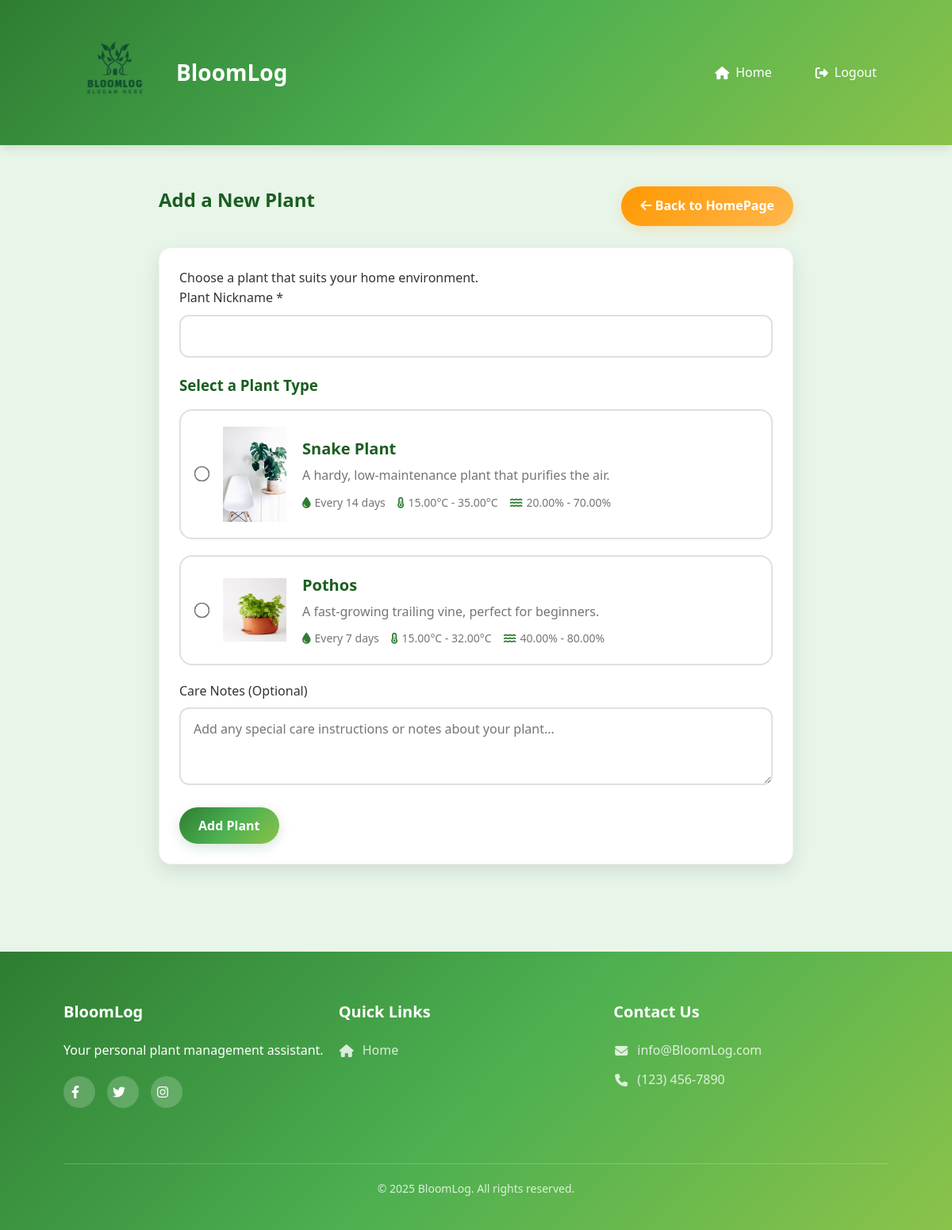
The page /add-plant.php (signed in) on the database its author committed.
### tables this page shows
CREATE TABLE `plantcatalog` (
    `plantid`           INT(11)       NOT NULL AUTO_INCREMENT,
    `plantName`         VARCHAR(100)  NOT NULL,
    `wateringfrequency` INT(11)       NOT NULL,
    `image_path`        VARCHAR(255)  NOT NULL,
    `plant_Info`        VARCHAR(500)  NOT NULL,
    `mintemperature`    DECIMAL(5,2)  DEFAULT NULL,
    `maxtemperature`    DECIMAL(5,2)  DEFAULT NULL,
    `minhumidity`       DECIMAL(5,2)  DEFAULT NULL,
    `maxhumidity`       DECIMAL(5,2)  DEFAULT NULL,
    `plant_summary`     VARCHAR(255)  NOT NULL,
    PRIMARY KEY (`plantid`)
);

### add-plant.php (the view, shortened to what this page needs)
<?php
$conn = new mysqli(DB_HOST, DB_USER, DB_PASS, DB_NAME);
$userID = $_SESSION['userid'];
$userQuery = "SELECT temperature, humidity FROM users WHERE userid = ?";
$stmt = $conn->prepare($userQuery);
$stmt->bind_param("i", $userID);
$stmt->execute();
$userResult = $stmt->get_result();
$userData = $userResult->fetch_assoc();
$userTemp = $userData['temperature'];
$userHumidity = $userData['humidity'];
$plantQuery = "
    SELECT * FROM plantcatalog
    WHERE ? BETWEEN mintemperature AND maxtemperature
      AND ? BETWEEN minhumidity AND maxhumidity
";
$stmt = $conn->prepare($plantQuery);
$stmt->bind_param("dd", $userTemp, $userHumidity);
$stmt->execute();
$plants = $stmt->get_result();
?>
<!DOCTYPE html>
<html lang="en">
<head>
    <link rel="stylesheet" href="https://cdnjs.cloudflare.com/ajax/libs/font-awesome/6.4.0/css/all.min.css">
    <link rel="stylesheet" href="style.css">
</head>
<body>
<header>
    <div class="container">
        <div class="header-content">
            <div class="logo">
                <span class="logo-icon"><img src="image/logo.PNG" alt="bloomlog logo" width="130" height="100"></span>
                <h1>BloomLog</h1>
            </div>
            <nav>
                <ul>
                    <li><a href="homepage.php"><i class="fas fa-home"></i> Home</a></li>
                    <li><a href="logout.php"><i class="fas fa-sign-out-alt"></i> Logout</a></li>
                </ul>
            </nav>
        </div>
    </div>
</header>
<section class="container">
    <div class="plant-selection-container">
        <div class="form-header">
            <h2>Add a New Plant</h2>
            <a href="homepage.php" class="btn btn-secondary"><i class="fas fa-arrow-left"></i> Back to HomePage</a>
        </div>
        <div class="card">
            <p class="plant-selection-description">Choose a plant that suits your home environment.</p>
            <form id="add-plant-form" method="POST">
                <div class="form-group">
                    <label for="plant-nickname">Plant Nickname *</label>
                    <input type="text" id="plant-nickname" name="nickname" required>
                </div>
                <h3>Select a Plant Type</h3>
                <?php while ($row = $plants->fetch_assoc()): ?>
                    <div class="plant-option">
                        <input type="radio" name="plant_type" value="<?php echo $row['plantid']; ?>" required>
                        <img src="<?php echo $row['image_path']; ?>" alt="<?php echo $row['plantName']; ?>" class="plant-icon">
                        <div class="plant-details-text">
                            <div class="plant-name"><?php echo htmlspecialchars($row['plantName']); ?></div>
                            <div class="plant-description"><?php echo htmlspecialchars($row['plant_summary']); ?></div>
                            <div class="plant-care-info">
                                <div class="care-item">
                                    <i class="fas fa-tint"></i> Every <?php echo $row['wateringfrequency']; ?> days
                                </div>
                                <div class="care-item">
                                    <i class="fas fa-thermometer-half"></i>
                                    <?php echo $row['mintemperature'] . '°C - ' . $row['maxtemperature'] . '°C'; ?>
                                </div>
                                <div class="care-item">
                                    <i class="fas fa-water"></i>
                                    <?php echo $row['minhumidity'] . '% - ' . $row['maxhumidity'] . '%'; ?>
                                </div>
                            </div>
                        </div>
                    </div>
                <?php endwhile; ?>
                <div class="form-group">
                    <label for="plant-notes">Care Notes (Optional)</label>
                    <textarea id="plant-notes" name="notes" rows="3" placeholder="Add any special care instructions or notes about your plant..."></textarea>
                </div>
                <input type="submit" value="Add Plant" class="btn">
            </form>
        </div>
    </div>
</section>
<footer>
    <div class="container">
        <div class="footer-content">
            <div class="footer-section">
                <h3>BloomLog</h3>
                <p>Your personal plant management assistant.</p>
                <div class="social-links">
                    <a href="#"><i class="fab fa-facebook-f"></i></a>
                    <a href="#"><i class="fab fa-twitter"></i></a>
                    <a href="#"><i class="fab fa-instagram"></i></a>
                </div>
            </div>
            <div class="footer-section">
                <h3>Quick Links</h3>
                <ul><li><a href="homepage.php"><i class="fas fa-home"></i> Home</a></li></ul>
            </div>
            <div class="footer-section">
                <h3>Contact Us</h3>
                <ul>
                    <li><a href="#"><i class="fas fa-envelope"></i> info@BloomLog.com</a></li>
                    <li><a href="#"><i class="fas fa-phone"></i> (123) 456-7890</a></li>
                </ul>
            </div>
        </div>
        <div class="copyright">
            <p>&copy; 2025 BloomLog. All rights reserved.</p>
        </div>
    </div>
</footer>
</body>
</html>

### style.css (style rules this page uses)
* { margin: 0; padding: 0; box-sizing: border-box; font-family: 'Segoe UI', Tahoma, Geneva, Verdana, sans-serif; }
:root { --primary: #2e7d32; --primary-light: #4caf50; --primary-dark: #1b5e20; --secondary: #ff9800; --accent: #9c27b0; --light: #f5f5f5; --dark: #333; --gray: #757575; --light-gray: #e0e0e0; --gradient: linear-gradient(135deg, #2e7d32, #4caf50, #8bc34a); --gradient-secondary: linear-gradient(135deg, #ff9800, #ffb74d); --gradient-accent: linear-gradient(135deg, #9c27b0, #ba68c8); }
body { background-color: #f9f9f9; color: var(--dark); line-height: 1.6; }
.container { width: 90%; max-width: 1200px; margin: 0 auto; padding: 20px; }
.btn { display: inline-block; background: var(--gradient); color: white; padding: 12px 24px; border: none; border-radius: 50px; cursor: pointer; font-size: 16px; font-weight: 600; transition: all 0.3s ease; box-shadow: 0 4px 15px rgba(46, 125, 50, 0.2); text-decoration: none; }
.btn-secondary { background: var(--gradient-secondary); box-shadow: 0 4px 15px rgba(255, 152, 0, 0.2); }
.card { background-color: white; border-radius: 16px; box-shadow: 0 8px 25px rgba(0, 0, 0, 0.1); padding: 25px; margin-bottom: 25px; transition: transform 0.3s ease, box-shadow 0.3s ease; border: 1px solid rgba(0, 0, 0, 0.05); }
h1, h2, h3 { color: var(--primary-dark); margin-bottom: 15px; }
header { background: var(--gradient); box-shadow: 0 4px 12px rgba(0, 0, 0, 0.1); position: sticky; top: 0; z-index: 100; }
.header-content { display: flex; justify-content: space-between; align-items: center; padding: 15px 0; }
.logo { display: flex; align-items: center; }
.logo h1 { margin: 0; color: white; font-size: 28px; font-weight: 700; }
.logo-icon { font-size: 32px; margin-right: 12px; color: white; }
nav ul { display: flex; list-style: none; }
nav ul li { margin-left: 25px; }
nav ul li a { text-decoration: none; color: white; font-weight: 500; transition: color 0.3s; display: flex; align-items: center; padding: 8px 15px; border-radius: 50px; transition: all 0.3s ease; }
nav ul li a i { margin-right: 8px; }
.form-group { margin-bottom: 20px; position: relative; }
.form-group label { display: block; margin-bottom: 8px; font-weight: 500; color: var(--dark); }
.form-group input, .form-group select, .form-group textarea { width: 100%; padding: 14px 16px; border: 2px solid var(--light-gray); border-radius: 12px; font-size: 16px; transition: all 0.3s ease; }
.form-header { display: flex; justify-content: space-between; align-items: center; margin-bottom: 25px; }
footer { background: var(--gradient); color: white; padding: 40px 0 20px; margin-top: 60px; }
.footer-content { display: flex; justify-content: space-between; flex-wrap: wrap; }
.footer-section { flex: 1; min-width: 250px; margin-bottom: 30px; }
.footer-section h3 { color: white; margin-bottom: 20px; font-size: 20px; }
.footer-section ul { list-style: none; }
.footer-section ul li { margin-bottom: 12px; }
.footer-section a { color: rgba(255, 255, 255, 0.8); text-decoration: none; transition: color 0.3s; display: flex; align-items: center; }
.footer-section a i { margin-right: 10px; width: 20px; text-align: center; }
.social-links { display: flex; gap: 15px; margin-top: 20px; }
.social-links a { display: flex; align-items: center; justify-content: center; width: 40px; height: 40px; border-radius: 50%; background: rgba(255, 255, 255, 0.2); color: white; transition: all 0.3s ease; }
.copyright { text-align: center; margin-top: 40px; padding-top: 20px; border-top: 1px solid rgba(255, 255, 255, 0.2); color: rgba(255, 255, 255, 0.8); font-size: 14px; }

### add-plant.php (style rules this page uses)
.container { width: 90%; max-width: 1200px; margin: 0 auto; padding: 20px; }
.plant-selection-container { max-width: 800px; margin: 30px auto; }
.plant-option { display: flex; align-items: center; padding: 20px; border: 2px solid var(--light-gray); border-radius: 16px; margin-bottom: 20px; cursor: pointer; transition: all 0.3s ease; }
.plant-option input[type="radio"] { margin-right: 20px; transform: scale(1.5); }
.plant-icon { margin-right: 20px; width: 80px; }
.plant-details-text { flex: 1; }
.plant-name { font-size: 20px; font-weight: bold; margin-bottom: 5px; color: var(--primary-dark); }
.plant-description { color: var(--gray); margin-bottom: 10px; }
.plant-care-info { display: flex; gap: 15px; font-size: 14px; color: var(--gray); }
.care-item { display: flex; align-items: center; }
.care-item i { margin-right: 5px; color: var(--primary); }

### rows shown on the page
plantcatalog: image_path (picture), plantName "Snake Plant", plant_summary "A hardy, low-maintenance plant that purifies the air.", wateringfrequency "14", mintemperature "15.00", maxtemperature "35.00", minhumidity "20.00", maxhumidity "70.00"
plantcatalog: image_path (picture), plantName "Pothos", plant_summary "A fast-growing trailing vine, perfect for beginners.", wateringfrequency "7", mintemperature "15.00", maxtemperature "32.00", minhumidity "40.00", maxhumidity "80.00"
